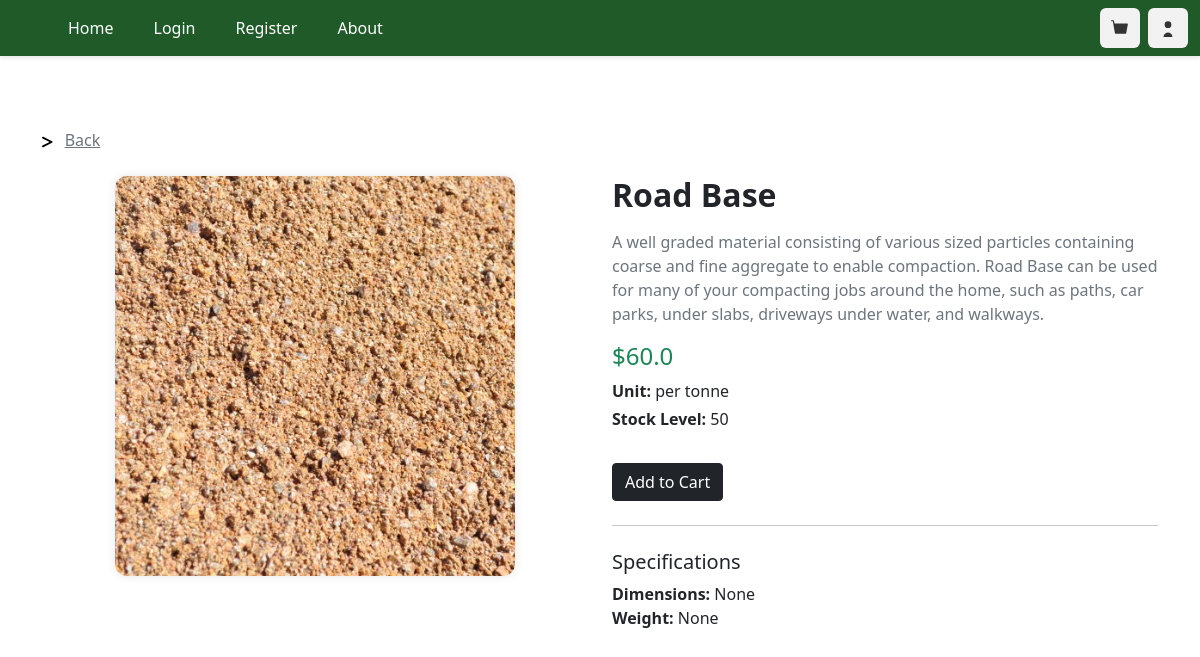
/product_view_8, run on an earlier commit of the app's database.
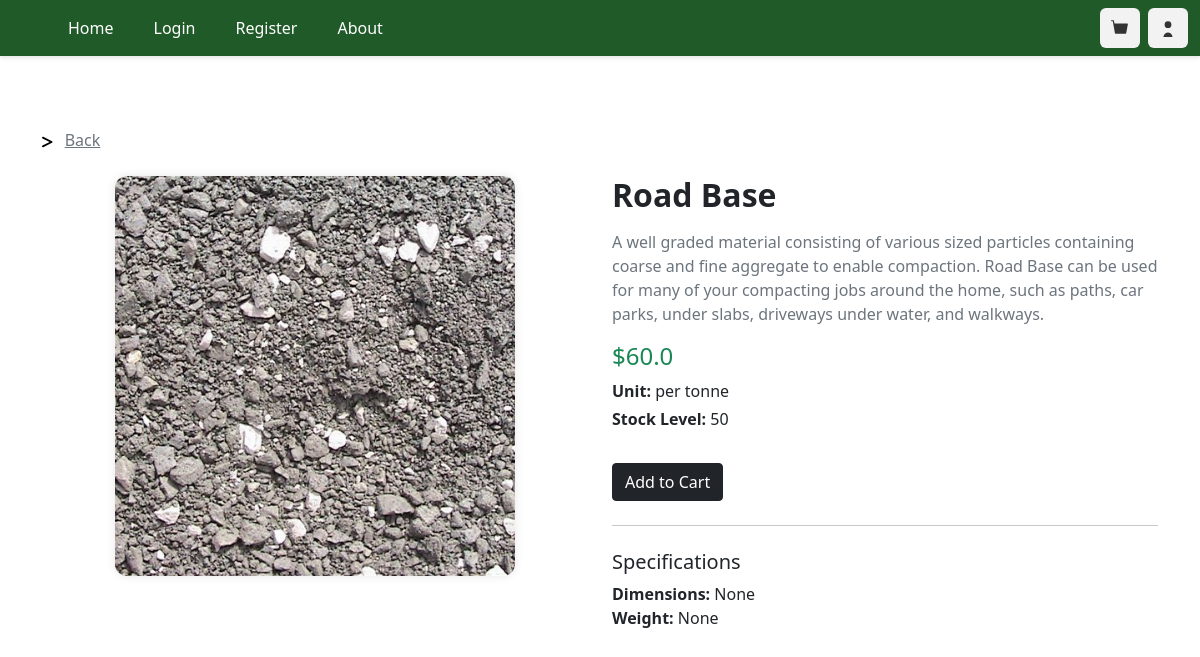
And on a later commit of the database.
### ORM/tables.py (models this page shows, shortened)
class Product(TimeStampedModel):
    __tablename__ = 'products'
    id = Column(Integer, primary_key=True, autoincrement=True)
    name = Column(String(100), nullable=False)
    description = Column(String, nullable=False)
    dimensions = Column(String(50), nullable=True)
    weight = Column(REAL, nullable=True)
    unit = Column(String(50), nullable=False)
    price = Column(REAL, nullable=False)
    stock_level = Column(Integer, nullable=False)
    category = Column(Integer, ForeignKey('categories.id'), nullable=False, index=True)
    image = Column(String(100), nullable=False)
    orders = Relationship('Order', back_populates='product')
    categories = Relationship('Category', back_populates='product')

### main.py (the view)
@limiter.limit(default)
@app.route("/product_view_<int:product_id>", methods=['POST', 'GET'])
def product_view(product_id):
    product_obj = get_product_by_id(product_id)
    if product_obj == None:
        abort(404)
    return render_template("product_view.html", product=product_obj)

### ORM/ORM_operations.py (called while the page is built)
def get_product_by_id(product_id:int):
    product = Product.query.filter(Product.id == product_id).first()
    if product is None:
       raise Exception('Valid product expected but NoneType was given')
    return product

### main.py (called while the page is built)
@app.after_request
def add_security_headers(resp):
    resp.headers['Content-Security-Policy'] =  "default-src 'self'; object-src 'none'; base-uri 'none';" #prevents inline scripts from running and objects
    resp.headers['X-Content-Type-Options'] = 'nosniff' #forces the browser to honour the content type instead of auto detecting
    resp.headers['X-Frame-Options'] = 'SAMEORIGIN' #prevents external sites from embedding this site in iframe, helping prevent clickjacking
    return resp

### templates/product_view.html (shortened to what this page needs)
{% extends "base.html" %}
{% block content %}
<div class="container my-5" style="padding-top: 5rem">
    <svg xmlns="http://www.w3.org/2000/svg" height="14" width="10.5" viewBox="0 0 384 512">
        <path d="M3.4 81.7c-7.9 15.8-1.5 35 14.3 42.9L280.5 256 17.7 387.4C1.9 395.3-4.5 414.5 3.4 430.3s27.1 22.2 42.9 14.3l320-160c10.8-5.4 17.7-16.5 17.7-28.6s-6.8-23.2-17.7-28.6l-320-160c-15.8-7.9-35-1.5-42.9 14.3z"/>
    </svg>
    <a href="/" class="text-muted px-2">Back</a>
    <div class="row mt-4">
        <div class="col-md-6 d-flex align-items-start justify-content-center">
            <div style="width: 400px; height: 400px; overflow: hidden; border-radius: 0.75rem; box-shadow: 0 0 10px rgba(0,0,0,0.1);">
                <img src="{{ product.image }}" alt="{{ product.name }}"
                     style="width: 100%; height: 100%; object-fit: cover;">
            </div>
        </div>
        <div class="col-md-6">
            <h2 class="fw-bold mb-3">{{ product.name }}</h2>
            <p class="text-muted">{{ product.description }}</p>
            <h4 class="text-success">${{ product.price }}</h4>
            <p class="mb-1"><strong>Unit:</strong> {{ product.unit }}</p>
            <p><strong>Stock Level:</strong> {{ product.stock_level }}</p>
            <button class="btn btn-dark mt-3" id="add_to_cart">
                 Add to Cart
            </button>
            <hr class="my-4">
            <h5>Specifications</h5>
            <ul class="list-unstyled">
                <li><strong>Dimensions:</strong> {{ product.dimensions }}</li>
                <li><strong>Weight:</strong> {{ product.weight }}</li>
            </ul>
        </div>
    </div>
</div>
{% endblock %}

What changed in the data, as far as the page shows it:
changed Product "Road Base": image: a different picture
